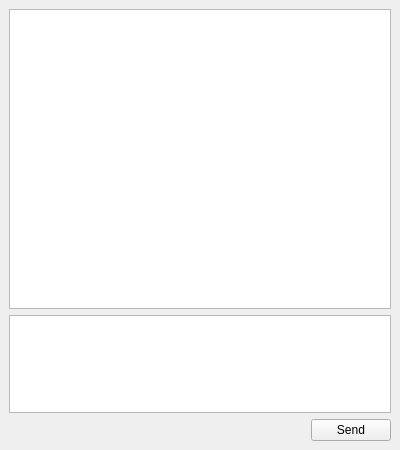
<?xml version="1.0" encoding="UTF-8"?>
<ui version="4.0">
 <class>MainWindow</class>
 <widget class="QMainWindow" name="MainWindow">
  <property name="geometry">
   <rect>
    <x>0</x>
    <y>0</y>
    <width>400</width>
    <height>450</height>
   </rect>
  </property>
  <property name="minimumSize">
   <size>
    <width>400</width>
    <height>450</height>
   </size>
  </property>
  <property name="windowTitle">
   <string>MainWindow</string>
  </property>
  <widget class="QWidget" name="centralWidget">
   <layout class="QVBoxLayout" name="verticalLayout_2">
    <item>
     <widget class="QListView" name="messageListView">
      <property name="minimumSize">
       <size>
        <width>0</width>
        <height>300</height>
       </size>
      </property>
     </widget>
    </item>
    <item>
     <layout class="QVBoxLayout" name="verticalLayout">
      <property name="sizeConstraint">
       <enum>QLayout::SetDefaultConstraint</enum>
      </property>
      <item>
       <widget class="QTextEdit" name="messageEdit">
        <property name="sizePolicy">
         <sizepolicy hsizetype="Expanding" vsizetype="Preferred">
          <horstretch>0</horstretch>
          <verstretch>0</verstretch>
         </sizepolicy>
        </property>
        <property name="minimumSize">
         <size>
          <width>0</width>
          <height>0</height>
         </size>
        </property>
       </widget>
      </item>
      <item>
       <layout class="QHBoxLayout" name="horizontalLayout">
        <property name="sizeConstraint">
         <enum>QLayout::SetDefaultConstraint</enum>
        </property>
        <item>
         <spacer name="horizontalSpacer">
          <property name="orientation">
           <enum>Qt::Horizontal</enum>
          </property>
          <property name="sizeHint" stdset="0">
           <size>
            <width>40</width>
            <height>20</height>
           </size>
          </property>
         </spacer>
        </item>
        <item>
         <widget class="QPushButton" name="sendButton">
          <property name="text">
           <string>Send</string>
          </property>
         </widget>
        </item>
       </layout>
      </item>
     </layout>
    </item>
   </layout>
  </widget>
 </widget>
 <resources/>
 <connections/>
</ui>
